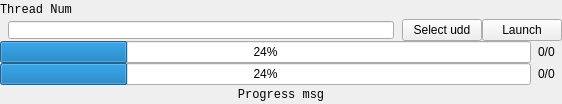
<?xml version="1.0" encoding="UTF-8"?>
<ui version="4.0">
 <class>ThreadContainer</class>
 <widget class="QWidget" name="ThreadContainer">
  <property name="geometry">
   <rect>
    <x>0</x>
    <y>0</y>
    <width>562</width>
    <height>104</height>
   </rect>
  </property>
  <property name="windowTitle">
   <string>Form</string>
  </property>
  <layout class="QVBoxLayout" name="verticalLayout_2">
   <property name="leftMargin">
    <number>0</number>
   </property>
   <property name="topMargin">
    <number>0</number>
   </property>
   <property name="rightMargin">
    <number>0</number>
   </property>
   <property name="bottomMargin">
    <number>0</number>
   </property>
   <item>
    <layout class="QVBoxLayout" name="verticalLayout">
     <property name="spacing">
      <number>0</number>
     </property>
     <property name="bottomMargin">
      <number>0</number>
     </property>
     <item>
      <widget class="QLabel" name="thread_name_label">
       <property name="font">
        <font>
         <family>Courier New</family>
        </font>
       </property>
       <property name="styleSheet">
        <string notr="true">margin: 0;</string>
       </property>
       <property name="text">
        <string>Thread Num</string>
       </property>
       <property name="indent">
        <number>0</number>
       </property>
      </widget>
     </item>
     <item>
      <layout class="QHBoxLayout" name="horizontalLayout_3">
       <property name="spacing">
        <number>0</number>
       </property>
       <property name="bottomMargin">
        <number>0</number>
       </property>
       <item>
        <widget class="QLineEdit" name="select_udd_input">
         <property name="styleSheet">
          <string notr="true">margin: 0px 8px;
padding-left: 4px;</string>
         </property>
        </widget>
       </item>
       <item>
        <widget class="QPushButton" name="select_udd_btn">
         <property name="text">
          <string>Select udd</string>
         </property>
        </widget>
       </item>
       <item>
        <widget class="QPushButton" name="launch_browser_btn">
         <property name="styleSheet">
          <string notr="true">m</string>
         </property>
         <property name="text">
          <string>Launch</string>
         </property>
        </widget>
       </item>
      </layout>
     </item>
     <item>
      <layout class="QHBoxLayout" name="horizontalLayout">
       <item>
        <widget class="QProgressBar" name="main_progress">
         <property name="value">
          <number>24</number>
         </property>
        </widget>
       </item>
       <item>
        <widget class="QLabel" name="main_progress_label">
         <property name="styleSheet">
          <string notr="true">margin: 0 4px;</string>
         </property>
         <property name="text">
          <string>0/0</string>
         </property>
        </widget>
       </item>
      </layout>
     </item>
     <item>
      <layout class="QHBoxLayout" name="horizontalLayout_2">
       <property name="rightMargin">
        <number>0</number>
       </property>
       <item>
        <widget class="QProgressBar" name="sub_progress">
         <property name="value">
          <number>24</number>
         </property>
        </widget>
       </item>
       <item>
        <widget class="QLabel" name="sub_progress_label">
         <property name="styleSheet">
          <string notr="true">margin: 0 4px;</string>
         </property>
         <property name="text">
          <string>0/0</string>
         </property>
        </widget>
       </item>
      </layout>
     </item>
     <item>
      <widget class="QLabel" name="progress_message">
       <property name="font">
        <font>
         <family>Courier New</family>
        </font>
       </property>
       <property name="styleSheet">
        <string notr="true">margin: 0;</string>
       </property>
       <property name="text">
        <string>Progress msg</string>
       </property>
       <property name="alignment">
        <set>Qt::AlignmentFlag::AlignCenter</set>
       </property>
       <property name="indent">
        <number>0</number>
       </property>
      </widget>
     </item>
    </layout>
   </item>
  </layout>
 </widget>
 <resources/>
 <connections/>
</ui>
